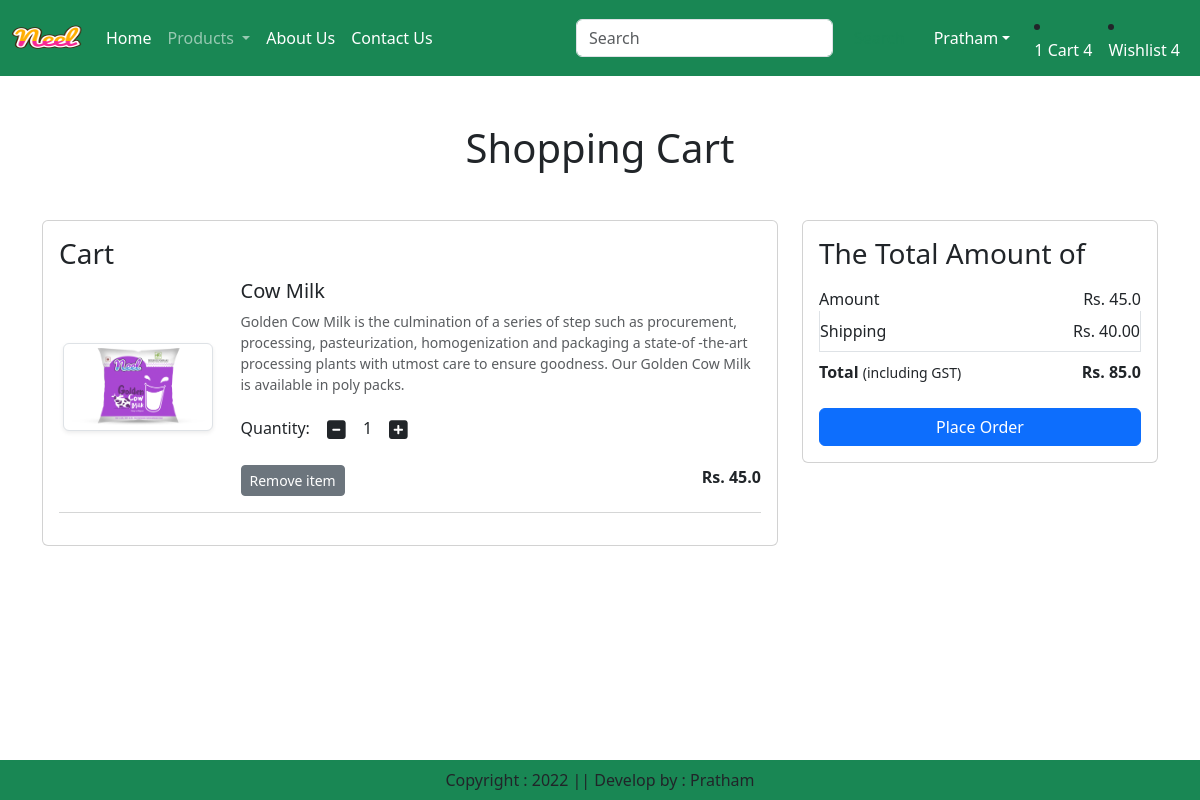
The app's page /cart/ (signed in) with its own data.
### store/models.py (models this page shows, shortened)
class Cart(models.Model):
    user = models.ForeignKey(User,on_delete=models.CASCADE)
    product = models.ForeignKey(Product,on_delete=models.CASCADE)
    quantity = models.PositiveBigIntegerField(default=1)

class Product(models.Model):
    title = models.CharField(max_length=100)
    selling_price = models.FloatField()
    discounted_price = models.FloatField()
    description = models.TextField()
    composition = models.TextField(default='')
    prodapp = models.TextField(default='')
    category = models.CharField(choices=CATEGORY_CHOICES, max_length=2)
    product_image = models.ImageField(upload_to='product')

### store/views.py (the view)
# urls.py: path('cart/', views.show_cart, name='showcart'),
def show_cart(request):
    user = request.user
    cart = Cart.objects.filter(user=user)
    amount = 0
    for p in cart:
        value = p.quantity * p.product.discounted_price
        amount = amount + value
    totalamount = amount + 40
    totalitem = 0
    if request.user.is_authenticated:
        totalitem = len(Cart.objects.filter(user=request.user))
    return render(request, 'store/addtocart.html',locals())

### store/templates/store/addtocart.html (shortened to what this page needs)
{% extends 'store/base.html' %}
{% load static %}
{% block main-content %}
<div class="container my-5">
  <div class="row">
    {% if cart %}
    <h1 class="text-center mb-5">Shopping Cart</h1>
    <div class="col-sm-8">
      <div class="card">
        <div class="card-body">
          <h3>Cart</h3>
          {% for item in cart %}
          <div class="row">
            <div class="col-sm-3 text-center align-self-center">
              <img src="{{ item.product.product_image.url }}" alt="{{ item.product.title }}" class="img-fluid img-thumbnail shadow-sm" height="150" width="150">
            </div>
            <div class="col-sm-9">
              <div>
                <h5>{{ item.product.title }}</h5>
                <p class="mb-2 text-muted small">{{ item.product.description }}</p>
                <div class="my-3">
                  <label for="quantity">Quantity:</label>
                  <a class="minus-cart btn" pid="{{ item.product.id }}"><i class="fas fa-minus-square fa-lg"></i></a>
                  <span id="quantity">{{ item.quantity }}</span>
                  <a class="plus-cart btn" pid="{{ item.product.id }}"><i class="fas fa-plus-square fa-lg"></i></a>
                </div>
                <div class="d-flex justify-content-between">
                  <a href="#" class="remove-cart btn btn-sm btn-secondary mr-3" pid="{{ item.product.id }}">Remove item</a>
                  <p class="mb-0"><span><strong>Rs. {{ item.product.discounted_price }}</strong></span></p>
                </div>
              </div>
            </div>
          </div>
          <hr class="text-muted">
          {% endfor %}
        </div>
      </div>
    </div>
    <div class="col-sm-4">
      <div class="card">
        <div class="card-body">
          <h3>The Total Amount of</h3>
          <ul class="list-group">
            <li class="list-group-item d-flex justify-content-between align-items-center border-0 px-0 pb-0">Amount<span id="amount">Rs. {{ amount }}</span></li>
            <li class="list-group-item d-flex justify-content-between align-items-center px-0">Shipping<span>Rs. 40.00</span></li>
            <li class="list-group-item d-flex justify-content-between align-items-center border-0 px-0 mb-3">
              <div>
                <strong>Total</strong> <small>(including GST)</small>
              </div>
              <span id="totalamount"><strong>Rs. {{ totalamount }}</strong></span>
            </li>
          </ul>
          <div class="d-grid"><a href="{% url 'checkout' %}" class="btn btn-primary">Place Order</a></div>
        </div>
      </div>
    </div>
    {% else %}
    <h1 class="text-center mb-5">Cart is Empty</h1>
    {% endif %}
  </div>
</div>
{% endblock main-content %}

### records on screen
Cart: product.product_image (picture), product "Cow Milk", product.description "Golden Cow Milk is the culmination of a series of step such as procurement, processing, pasteurization, homogenization and packaging a state-of -the-art processing plants with utmost care to ensure goodness. Our Golden Cow Milk is available in poly packs.", quantity "1", product.discounted_price "45.0"

### other values on screen
{{ totalitem }} "1"
{{ amount }} "45.0"
{{ totalamount }} "85.0"
